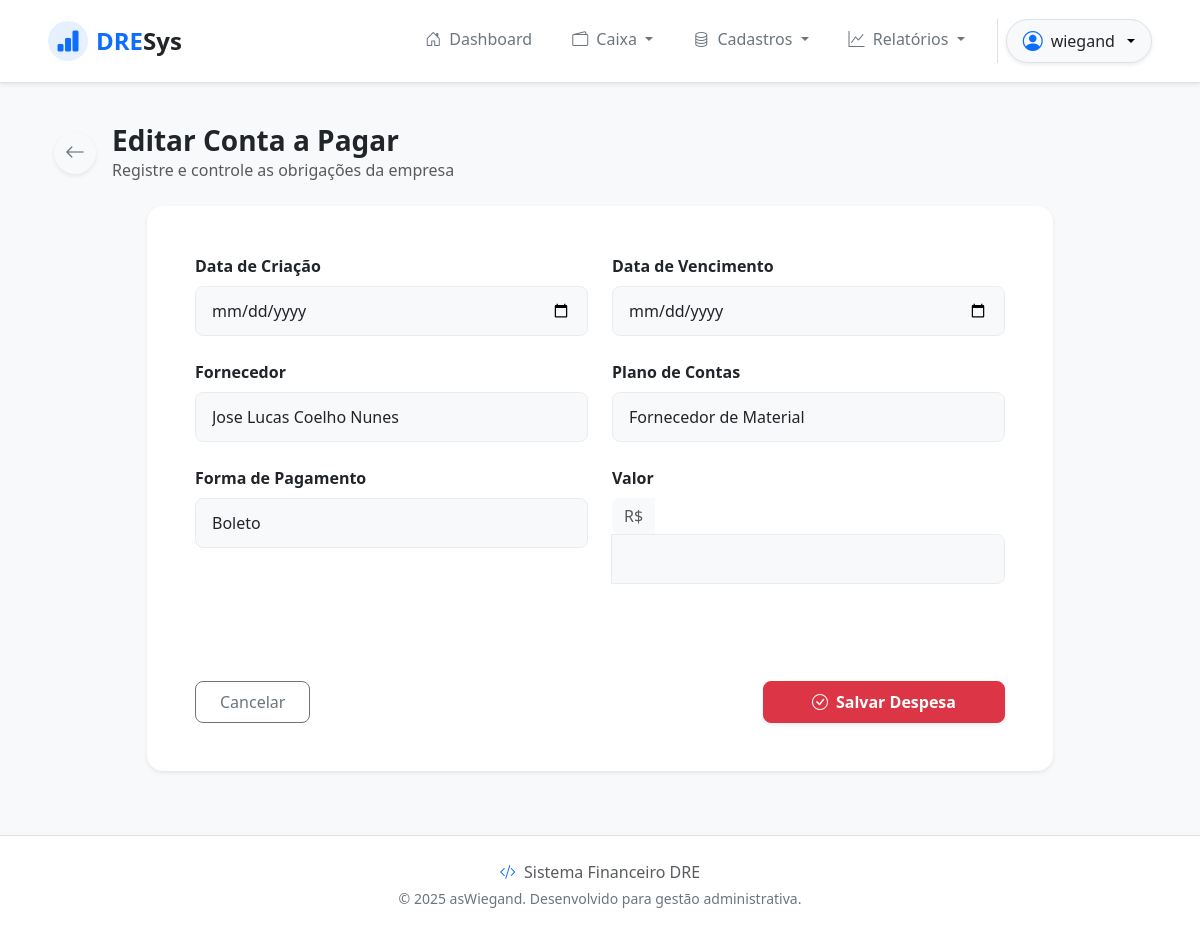
/outflows/update/3/ (signed in), run on the app's committed database.
### outflows/models.py (models this page shows, shortened)
class Outflow(models.Model):
    created_date = models.DateField()
    expire_date = models.DateField()
    supplier = models.ForeignKey(Supplier, on_delete=models.PROTECT, related_name='outflows')
    accounting = models.ForeignKey(Accounting, on_delete=models.PROTECT, related_name='outflows')
    payment_method = models.ForeignKey(Payment, on_delete=models.PROTECT, related_name='outflows')
    title = models.CharField(max_length=15)
    status = models.CharField(max_length=2, default='NP')
    value = models.DecimalField(max_digits=20, decimal_places=2, default=0)
    payment_date = models.DateField(blank=True, null=True)

### outflows/views.py (the view)
# urls.py: path('outflows/update/<int:pk>/', OutflowUpdateView.as_view(), name='outflow_update'),
class OutflowUpdateView(LoginRequiredMixin, PermissionRequiredMixin, UpdateView):
    permission_required = 'outflows.change_outflow'
    model = models.Outflow
    template_name = 'outflow_form.html'
    form_class = forms.OutflowUpdateForm
    success_url = reverse_lazy('outflow_list')

### outflows/forms.py
class OutflowUpdateForm(forms.ModelForm):
    class Meta:
        model = Outflow
        fields = ['created_date', 'expire_date', 'supplier', 'accounting', 'payment_method', 'value']
        widgets = {
            'created_date': forms.DateInput(attrs={'class': 'form-control', 'type': 'date'}),
            'expire_date': forms.DateInput(attrs={'class': 'form-control', 'type': 'date'}),
            'supplier': forms.Select(attrs={'class': 'form-control'}),
            'accounting': forms.Select(attrs={'class': 'form-control'}),
            'payment_method': forms.Select(attrs={'class': 'form-control'}),
            'value': forms.NumberInput(attrs={'class': 'form-control', 'step': '0.01'}),
        }
        labels = {
            'created_date': 'Data de Criação',
            'expire_date': 'Data de Vencimento',
            'supplier': 'Fornecedor',
            'accounting': 'Plano de Contas',
            'payment_method': 'Forma de Pagamento',
            'value': 'Valor',
        }
    def __init__(self, *args, **kwargs):
        super().__init__(*args, **kwargs)
        self.fields['accounting'].queryset = Accounting.objects.filter(type='S')

### accountings/models.py (called while the page is built)
    def __str__(self):
        return self.acc_name

### payments/models.py (called while the page is built)
    def __str__(self):
        return self.name

### suppliers/models.py (called while the page is built)
    def __str__(self):
            return self.company_name

### outflows/templates/outflow_form.html (shortened to what this page needs)
{% extends 'base.html' %}
{% block content %}
<div class="container-fluid py-4">
    <div class="mb-4 d-flex align-items-center">
        <a href="{% url 'outflow_list' %}" class="btn btn-light shadow-sm text-secondary me-3"
            style="border-radius: 50%; width: 42px; height: 42px; display: flex; align-items: center; justify-content: center;">
            <i class="bi bi-arrow-left fs-5"></i>
        </a>
        <div>
            <h3 class="fw-bold text-dark mb-0">{% if object %}Editar Conta a Pagar{% else %}Nova Conta a Pagar
                {% endif %}</h3>
            <p class="text-muted mb-0">Registre e controle as obrigações da empresa</p>
        </div>
    </div>
    <div class="row justify-content-center">
        <div class="col-lg-10">
            <div class="card border-0 shadow-sm rounded-4">
                <div class="card-body p-5">
                    <form method="post" class="needs-validation" novalidate>
                        <div class="row g-4">
                            {% for field in form %}
                            <div
                                class="col-md-{% if field.name == 'title' or field.name == 'description' %}12{% else %}6{% endif %}">
                                <label for="{{ field.id_for_label }}" class="form-label fw-semibold text-dark">
                                    {{ field.label }}</label>
                                {% if field.name == 'value' %}
                                <div class="input-group">
                                    <span class="input-group-text bg-light border-0 text-muted">R$</span>
                                    {% if field.value %}
                                    <input type="{{ field.field.widget.input_type|default:'text' }}"
                                        name="{{ field.name }}" id="{{ field.id_for_label }}" class="form-control"
                                        value="{{ field.value }}" required>
                                    {% else %}
                                    <input type="{{ field.field.widget.input_type|default:'text' }}"
                                        name="{{ field.name }}" id="{{ field.id_for_label }}" class="form-control"
                                        required>
                                    {% endif %}
                                </div>
                                {% else %}
                                <div class="form-control-wrapper">
                                    {{ field }}
                                </div>
                                {% endif %}
                            </div>
                            {% endfor %}
                        </div>
                        <hr class="my-5 border-light">
                        <div class="d-flex justify-content-between align-items-center">
                            <a href="{% url 'outflow_list' %}"
                                class="btn btn-outline-secondary px-4 py-2 rounded-3 fw-medium">
                                Cancelar
                            </a>
                            <button type="submit" class="btn btn-danger px-5 py-2 rounded-3 fw-bold shadow-sm">
                                <i class="bi bi-check-circle me-2"></i>Salvar Despesa
                            </button>
                        </div>
                    </form>
                </div>
            </div>
        </div>
    </div>
</div>
{% endblock %}

### app/templates/components/_header.html (shortened to what this page needs)
<nav class="navbar navbar-expand-lg navbar-light bg-white fixed-top shadow-sm py-3 border-bottom">
  <div class="container-fluid px-4 px-lg-5">
    <a class="navbar-brand d-flex align-items-center fw-bold fs-4 text-primary" href="{% url 'home' %}">
      <div
        class="bg-primary bg-opacity-10 text-primary rounded-circle d-flex align-items-center justify-content-center me-2"
        style="width: 40px; height: 40px;">
        <i class="bi bi-bar-chart-fill"></i>
      </div>
      DRE<span class="text-dark">Sys</span>
    </a>
    <div class="collapse navbar-collapse" id="navbarMain">
      <ul class="navbar-nav ms-auto mb-2 mb-lg-0 gap-2">
        {% if request.user.is_authenticated %}
        <li class="nav-item">
          <a class="nav-link fw-medium px-3 {% if request.resolver_match.url_name == 'home' %}active text-primary{% else %}text-secondary{% endif %}"
            href="{% url 'home' %}">
            <i class="bi bi-house-door me-1"></i> Dashboard
          </a>
        </li>
        {% if perms.inflows.view_inflow or perms.outflows.view_outflow or perms.moviments.view_moviment %}
        <li class="nav-item dropdown">
          <a class="nav-link dropdown-toggle fw-medium px-3 text-secondary" href="#" id="caixaDropdown" role="button"
            data-bs-toggle="dropdown" aria-expanded="false">
            <i class="bi bi-wallet2 me-1"></i> Caixa
          </a>
        </li>
        {% endif %}
        {% if perms.suppliers.view_supplier or perms.banks.view_bank or perms.accountings.view_accounting or perms.payments.view_payment %}
        <li class="nav-item dropdown">
          <a class="nav-link dropdown-toggle fw-medium px-3 text-secondary" href="#" id="cadastrosDropdown"
            role="button" data-bs-toggle="dropdown" aria-expanded="false">
            <i class="bi bi-database me-1"></i> Cadastros
          </a>
        </li>
        {% endif %}
        {% if perms.inflows.view_inflow or perms.outflows.view_outflow %}
        <li class="nav-item dropdown">
          <a class="nav-link dropdown-toggle fw-medium px-3 text-secondary" href="#" id="relatoriosDropdown"
            role="button" data-bs-toggle="dropdown" aria-expanded="false">
            <i class="bi bi-graph-up me-1"></i> Relatórios
          </a>
        </li>
        {% endif %}
        <li class="nav-item border-start ms-2 ps-2">
          <div class="dropdown">
            <button
              class="btn btn-light dropdown-toggle d-flex align-items-center gap-2 rounded-pill px-3 shadow-sm border"
              type="button" id="userMenu" data-bs-toggle="dropdown" aria-expanded="false">
              <i class="bi bi-person-circle fs-5 text-primary"></i>
              <span class="fw-medium text-dark">{{ request.user.username }}</span>
            </button>
          </div>
        </li>
        {% endif %}
      </ul>
    </div>
  </div>
</nav>

### app/templates/base.html (style rules this page uses)
body { background-color: #f8f9fa; }

### app/templates/components/_header.html (style rules this page uses)
.navbar .nav-link { transition: color 0.2s ease-in-out; }

### outflows/templates/outflow_form.html (style rules this page uses)
.form-control-wrapper input, .form-control-wrapper select, .form-control-wrapper textarea, .input-group .form-control { background-color: #f8f9fa; border: 1px solid #e9ecef; border-radius: 0.5rem; padding: 0.75rem 1rem; transition: all 0.2s ease-in-out; width: 100%; display: block; }
.input-group .input-group-text { border-radius: 0.5rem 0 0 0.5rem; }
.input-group .form-control { border-radius: 0 0.5rem 0.5rem 0; }

### data on the page
Outflow: form "Jose Lucas Coelho Nunes" "Fornecedor de Material" "Boleto"

### other printed values
{{ request.user.username }} "wiegand"
{{ field.label }} "Data de Criação" "Data de Vencimento" "Fornecedor" "Plano de Contas" "Forma de Pagamento" "Valor"
